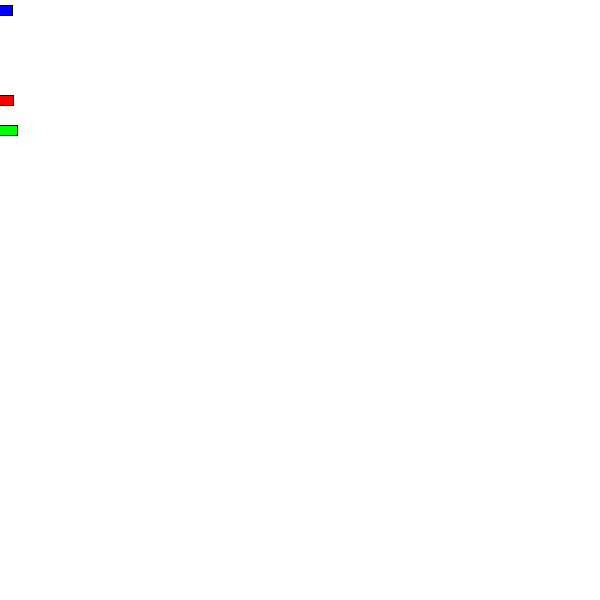
Frame 1 (no input)
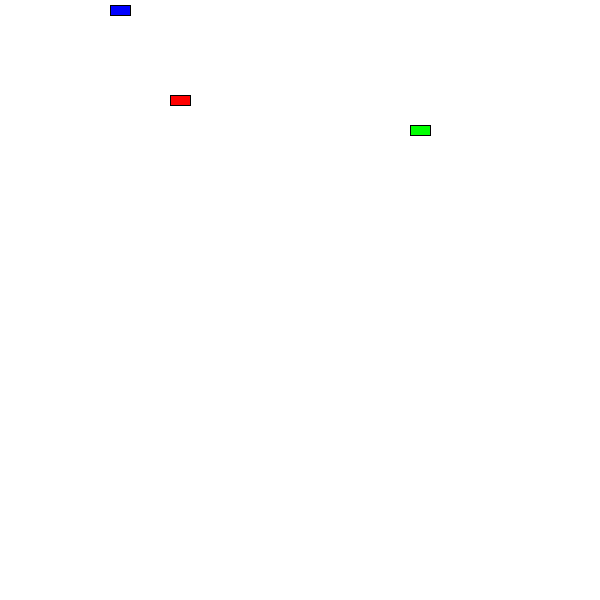
Frame 60 (the mouse pressed at the canvas centre just before this capture)
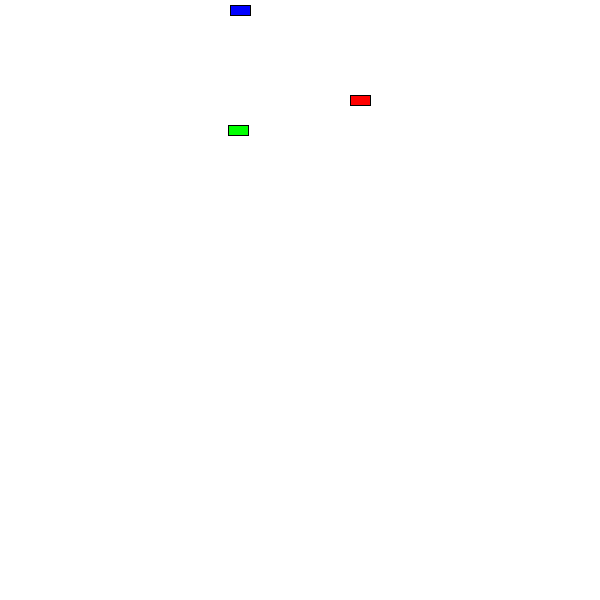
Frame 120 (the mouse held since frame 60 and released just before this capture)

The Processing sketch that drew these frames (run headless with seeded random() and noise(); from frame 60 on, the mouse is pressed at the canvas centre):

// Processing sketch: processing_105746
// ── processing_105746.pde

// http://processing.org/tutorials/objects/
 
// Example: Two Car objects
Car myCar1;
Car myCar2;
Car myCar3;// Two objects!
 
void setup() {
  size(600,600);
  // Parameters go inside the parentheses when the object is constructed.
  myCar1 = new Car(color(255,0,0),0,100,3); 
  myCar2 = new Car(color(0,0,255),0,10,2);
  myCar3 = new Car(color(0,255,0),0,130,7);
}
 
void draw() {
  background(255);
  myCar1.drive();
  myCar1.display();
  myCar2.drive();
  myCar2.display();
  myCar3.drive();
  myCar3.display();
}
 
// Even though there are multiple objects, we still only need one class. 
// No matter how many cookies we make, only one cookie cutter is needed.
class Car { 
  color c;
  float xpos;
  float ypos;
  float xspeed;
 
  // The Constructor is defined with arguments.
  Car(color tempC, float tempXpos, float tempYpos, float tempXspeed) { 
    c = tempC;
    xpos = tempXpos;
    ypos = tempYpos;
    xspeed = tempXspeed;
  }
 
  void display() {
    stroke(0);
    fill(c);
    rectMode(CENTER);
    rect(xpos,ypos,20,10);
  }
 
  void drive() {
    xpos = xpos + xspeed;
    if (xpos > width) {
      xpos = 0;
    }
  }
}
